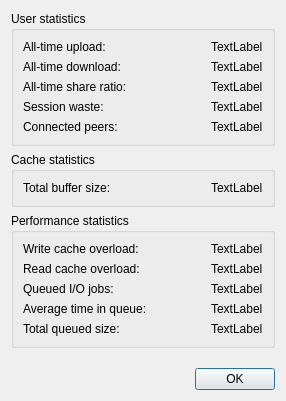
<?xml version="1.0" encoding="UTF-8"?>
<ui version="4.0">
 <class>StatsDialog</class>
 <widget class="QDialog" name="StatsDialog">
  <property name="geometry">
   <rect>
    <x>0</x>
    <y>0</y>
    <width>286</width>
    <height>401</height>
   </rect>
  </property>
  <property name="windowTitle">
   <string>Statistics</string>
  </property>
  <layout class="QVBoxLayout" name="verticalLayout">
   <item>
    <widget class="QGroupBox" name="groupUser">
     <property name="title">
      <string>User statistics</string>
     </property>
     <layout class="QGridLayout" name="gridLayout_2">
      <item row="0" column="0">
       <widget class="QLabel" name="labelAlltimeULText">
        <property name="text">
         <string>All-time upload:</string>
        </property>
       </widget>
      </item>
      <item row="0" column="1" alignment="Qt::AlignmentFlag::AlignRight">
       <widget class="QLabel" name="labelAlltimeUL">
        <property name="text">
         <string notr="true">TextLabel</string>
        </property>
       </widget>
      </item>
      <item row="1" column="0">
       <widget class="QLabel" name="labelAlltimeDLText">
        <property name="text">
         <string>All-time download:</string>
        </property>
       </widget>
      </item>
      <item row="1" column="1" alignment="Qt::AlignmentFlag::AlignRight">
       <widget class="QLabel" name="labelAlltimeDL">
        <property name="text">
         <string notr="true">TextLabel</string>
        </property>
       </widget>
      </item>
      <item row="2" column="0">
       <widget class="QLabel" name="labelGlobalRatioText">
        <property name="text">
         <string>All-time share ratio:</string>
        </property>
       </widget>
      </item>
      <item row="2" column="1" alignment="Qt::AlignmentFlag::AlignRight">
       <widget class="QLabel" name="labelGlobalRatio">
        <property name="text">
         <string notr="true">TextLabel</string>
        </property>
       </widget>
      </item>
      <item row="3" column="0">
       <widget class="QLabel" name="labelWasteText">
        <property name="text">
         <string>Session waste:</string>
        </property>
       </widget>
      </item>
      <item row="3" column="1" alignment="Qt::AlignmentFlag::AlignRight">
       <widget class="QLabel" name="labelWaste">
        <property name="text">
         <string notr="true">TextLabel</string>
        </property>
       </widget>
      </item>
      <item row="4" column="0">
       <widget class="QLabel" name="labelPeersText">
        <property name="text">
         <string>Connected peers:</string>
        </property>
       </widget>
      </item>
      <item row="4" column="1" alignment="Qt::AlignmentFlag::AlignRight">
       <widget class="QLabel" name="labelPeers">
        <property name="text">
         <string notr="true">TextLabel</string>
        </property>
       </widget>
      </item>
     </layout>
    </widget>
   </item>
   <item>
    <widget class="QGroupBox" name="groupCache">
     <property name="title">
      <string>Cache statistics</string>
     </property>
     <layout class="QGridLayout" name="gridLayout">
      <item row="0" column="0">
       <widget class="QLabel" name="labelTotalBufText">
        <property name="text">
         <string>Total buffer size:</string>
        </property>
       </widget>
      </item>
      <item row="0" column="1" alignment="Qt::AlignmentFlag::AlignRight">
       <widget class="QLabel" name="labelTotalBuf">
        <property name="text">
         <string notr="true">TextLabel</string>
        </property>
       </widget>
      </item>
     </layout>
    </widget>
   </item>
   <item>
    <widget class="QGroupBox" name="groupPerf">
     <property name="title">
      <string>Performance statistics</string>
     </property>
     <layout class="QGridLayout" name="gridLayout_3">
      <item row="0" column="0">
       <widget class="QLabel" name="labelWriteStarveText">
        <property name="text">
         <string>Write cache overload:</string>
        </property>
       </widget>
      </item>
      <item row="0" column="1" alignment="Qt::AlignmentFlag::AlignRight">
       <widget class="QLabel" name="labelWriteStarve">
        <property name="text">
         <string notr="true">TextLabel</string>
        </property>
       </widget>
      </item>
      <item row="1" column="0">
       <widget class="QLabel" name="labelReadStarveText">
        <property name="text">
         <string>Read cache overload:</string>
        </property>
       </widget>
      </item>
      <item row="1" column="1" alignment="Qt::AlignmentFlag::AlignRight">
       <widget class="QLabel" name="labelReadStarve">
        <property name="text">
         <string notr="true">TextLabel</string>
        </property>
       </widget>
      </item>
      <item row="2" column="0">
       <widget class="QLabel" name="labelQueuedJobsText">
        <property name="text">
         <string>Queued I/O jobs:</string>
        </property>
       </widget>
      </item>
      <item row="2" column="1" alignment="Qt::AlignmentFlag::AlignRight">
       <widget class="QLabel" name="labelQueuedJobs">
        <property name="text">
         <string notr="true">TextLabel</string>
        </property>
       </widget>
      </item>
      <item row="3" column="0">
       <widget class="QLabel" name="labelJobsTimeText">
        <property name="text">
         <string>Average time in queue:</string>
        </property>
       </widget>
      </item>
      <item row="3" column="1" alignment="Qt::AlignmentFlag::AlignRight">
       <widget class="QLabel" name="labelJobsTime">
        <property name="text">
         <string notr="true">TextLabel</string>
        </property>
       </widget>
      </item>
      <item row="4" column="0">
       <widget class="QLabel" name="labelQueuedBytesText">
        <property name="text">
         <string>Total queued size:</string>
        </property>
       </widget>
      </item>
      <item row="4" column="1" alignment="Qt::AlignmentFlag::AlignRight">
       <widget class="QLabel" name="labelQueuedBytes">
        <property name="text">
         <string notr="true">TextLabel</string>
        </property>
       </widget>
      </item>
     </layout>
    </widget>
   </item>
   <item>
    <spacer name="verticalSpacer">
     <property name="orientation">
      <enum>Qt::Orientation::Vertical</enum>
     </property>
     <property name="sizeHint" stdset="0">
      <size>
       <width>20</width>
       <height>40</height>
      </size>
     </property>
    </spacer>
   </item>
   <item>
    <widget class="QDialogButtonBox" name="buttonBox">
     <property name="standardButtons">
      <set>QDialogButtonBox::StandardButton::Ok</set>
     </property>
    </widget>
   </item>
  </layout>
 </widget>
 <resources/>
 <connections/>
</ui>
